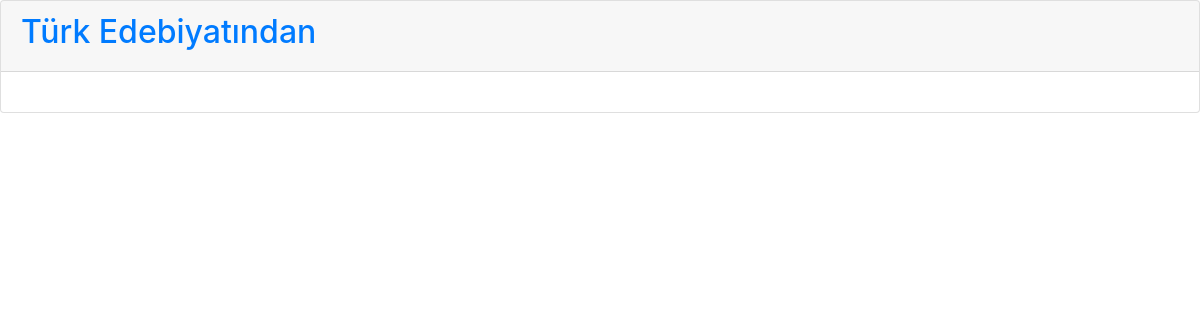
The page /quoteworld/category/1/ on the database as committed earlier.
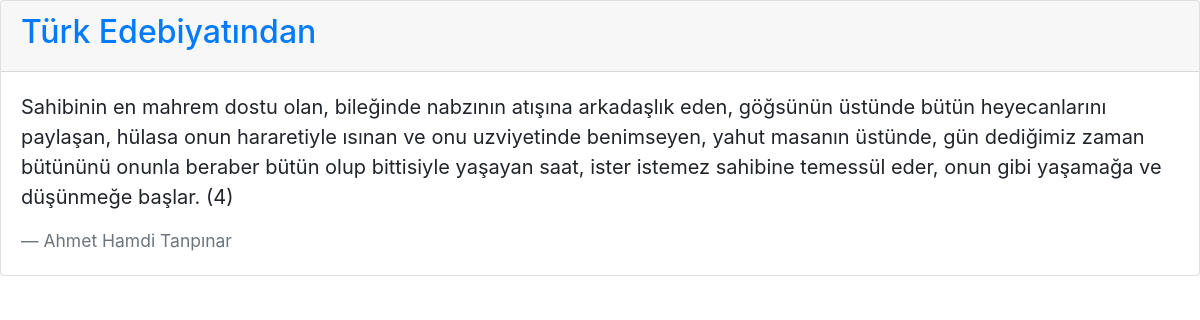
The same page on the database as committed later.
### quoteworld/models.py (models this page shows, shortened)
class Quote(models.Model):
    category = models.ForeignKey(Category, on_delete=models.CASCADE)
    content = models.CharField(max_length=500, null=False)
    popularity_point = models.IntegerField(default=1)
    author = models.CharField(max_length=50, null=False)

### quoteworld/views.py (the view)
def quotesByCategory(request, category_id):
    category = Category.objects.get(pk=category_id)
    quotes = Quote.objects.filter(category__pk=category_id)
    return render(request, 'quoteworld/quotelist.html', {'quotes': quotes, 'category': category})

### quoteworld/templates/quoteworld/quotelist.html
{% load bootstrap4 %}
{% bootstrap_css %}
<div class="card">
    <div class="card-header">
        <h2 class="text-primary">{{ category.title }}</h2>
    </div>
    <div class="card-body">
        {% for q in quotes %}
                <blockquote class="blockquote mb-0">
                    <p>{{ q.content }} ({{ q.popularity_point}})</p>
                    <footer class="blockquote-footer">{{ q.author }}</footer>
                </blockquote>
        {% endfor %}
    </div>
</div>

Rows that differ between the two databases and show on the page:
added Quote: content "Sahibinin en mahrem dostu olan, bileğinde nabzının atışına arkadaşlık eden, göğsünün üstünde bütün heyecanlarını paylaşan, hülasa onun hararetiyle ısınan ve onu uzviyetinde benimseyen, yahut masanın üstünde, gün dediğimiz zaman bütününü onunla beraber bütün olup bittisiyle yaşayan saat, ister istemez sahibine temessül eder, onun gibi yaşamağa ve düşünmeğe başlar.", popularity_point "4", author "Ahmet Hamdi Tanpınar"
